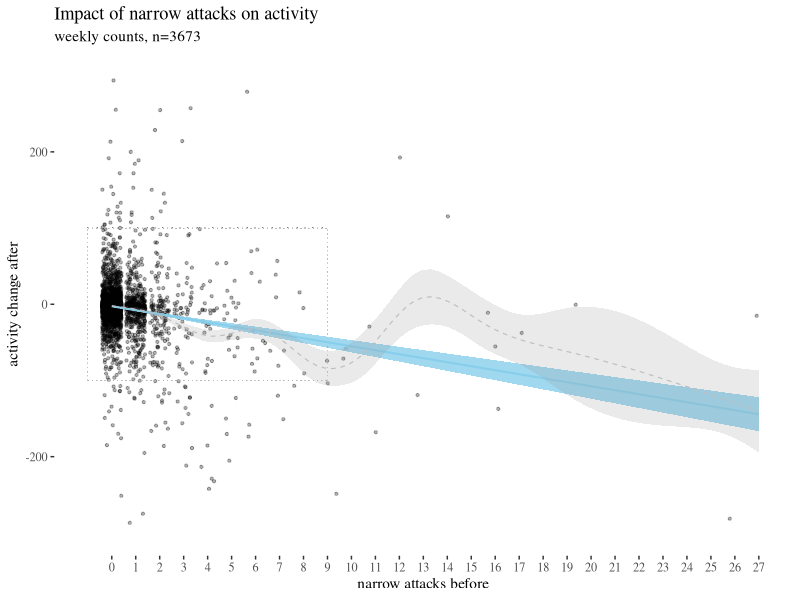
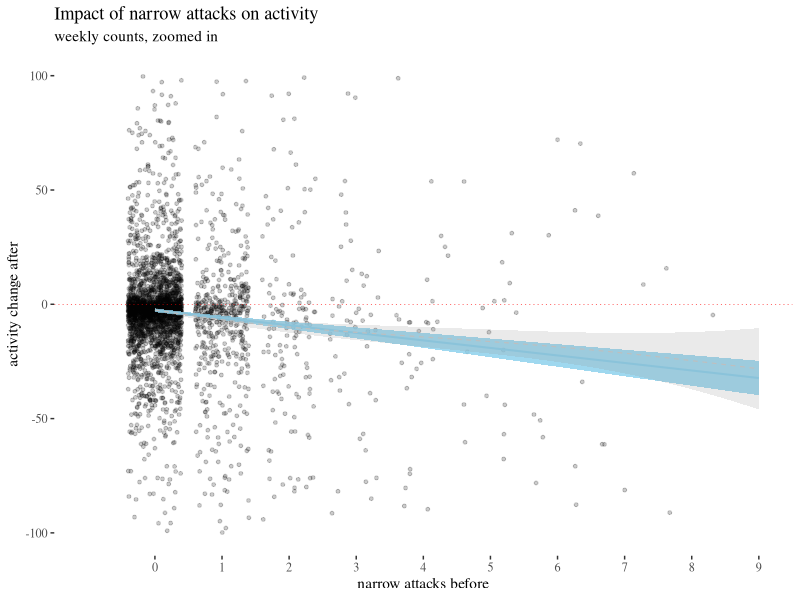
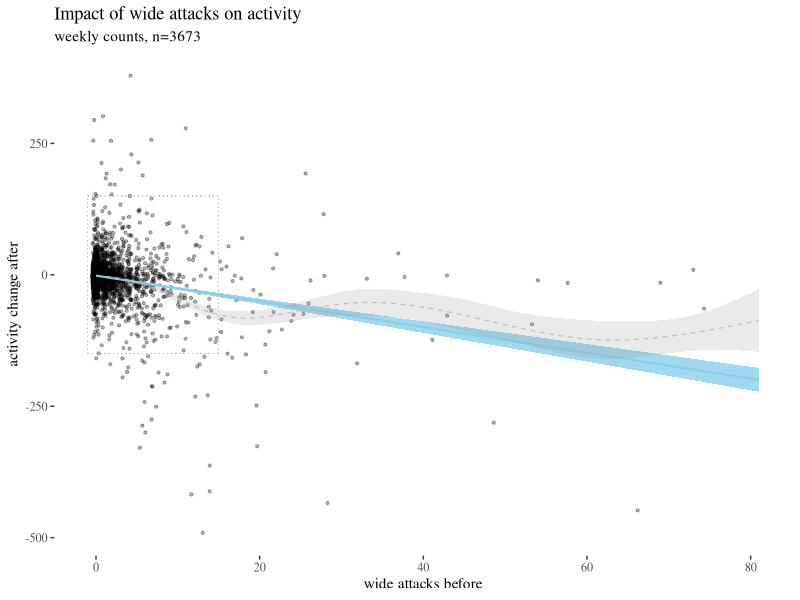
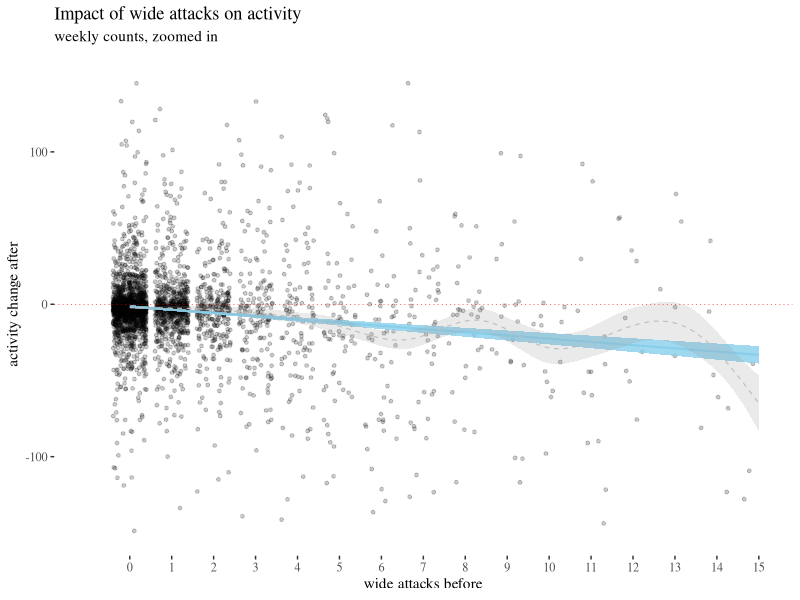
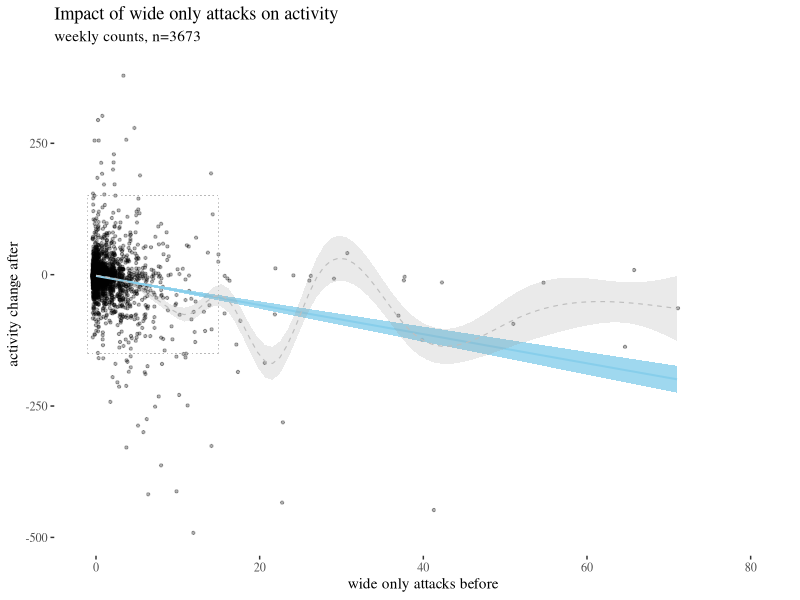
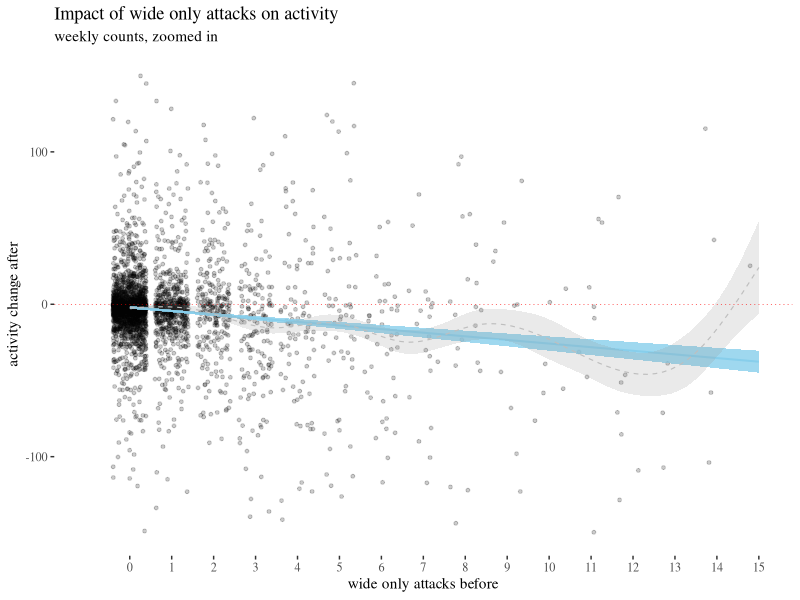
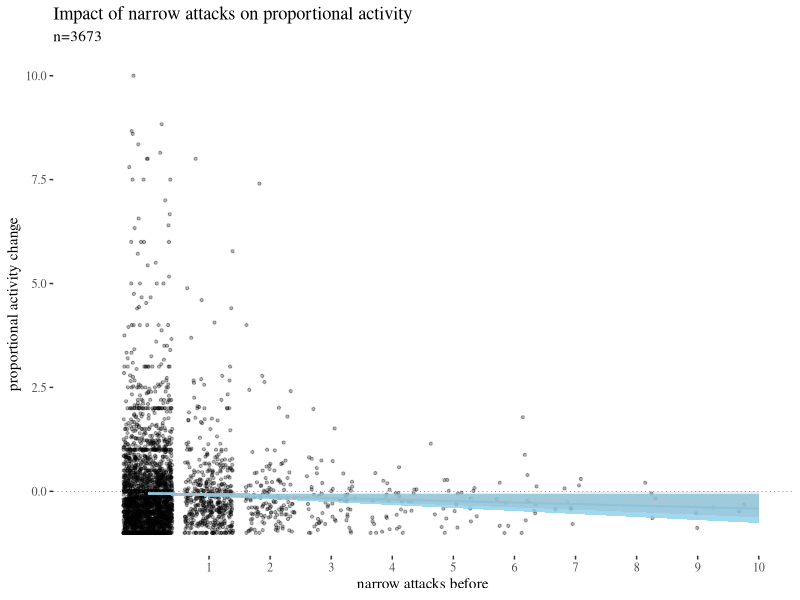
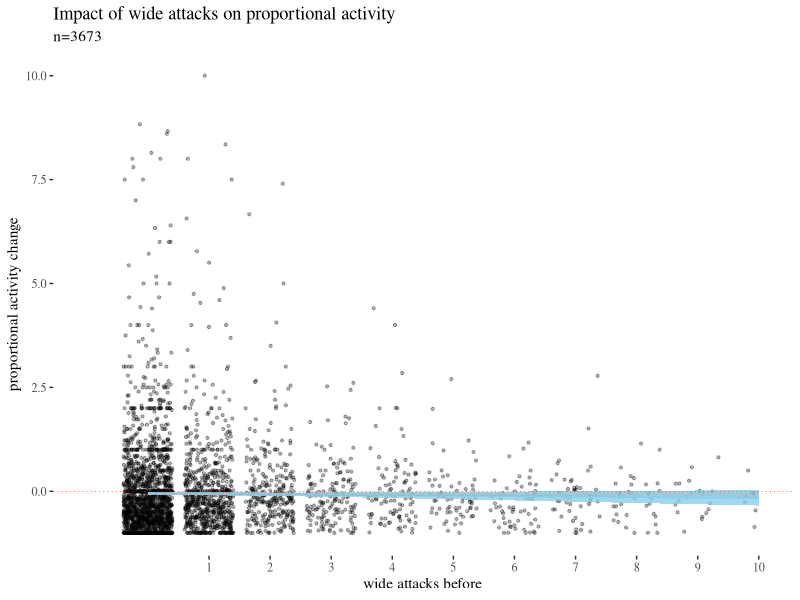

Source code (R) for these figures, in order:
## ---- chunk 1
knitr::opts_knit$set(base.dir = "/home/rafal/UG/UGprojects/redditAttacks",
base.url = "https://rfl-urbaniak.github.io/redditAttacks/")
knitr::opts_chunk$set(fig.path = "images/")
## ---- chunk 2
require("knitr")
#opts_knit$set(root.dir = "../")
options(knitr.kable.NA = '')

library(tidyverse)
library(knitr)
library(kableExtra)
library(formatR)
knitr::opts_chunk$set(tidy.opts = list(width.cutoff = 60), tidy = TRUE)
## ---- chunk 3
#note we load the data here
data <- read.csv("../datasets/quittingFinalAnon.csv")[,-1]
table(data$group)
## ---- chunk 4
dataDisp <- data[,c(1,77:85)]
head(dataDisp)
## ---- chunk 5
library(ggthemes)
th <- theme_tufte()
highPlot <- ggplot(data, aes(x = sumHighBefore, y = activityDiff))+geom_jitter(size=0.8, alpha = 0.3)+
  geom_smooth(method = "lm",color = "skyblue", fill= "skyblue", 
              size = 0.7, alpha = 0.8)+
  scale_x_continuous(breaks = 0:max(data$sumHighBefore),
  limits = c(-1,max(data$sumHighBefore)))+ylim(c(-300,300))+
  geom_smooth(color = "grey", size = 0.4, lty = 2, alpha = 0.2)+   xlab("narrow attacks before")+ ylab("activity change after")+
labs(title = "Impact of narrow attacks on activity", subtitle = "weekly counts, n=3673")+
  geom_segment(aes(x = -1, y = -100, xend = 9, yend = -100), lty = 3, size = 0.1, color = "gray71", alpha = 0.2)+ 
  geom_segment(aes(x = -1, y = 100, xend = 9, yend = 100), lty = 3, size = 0.1, color = "gray71", alpha = 0.2)+
  geom_segment(aes(x = -1, y = -100, xend = -1, yend = 100), lty = 3, size = 0.1, color = "gray71", alpha = 0.2)+ 
  geom_segment(aes(x = 9, y = -100, xend = 9, yend = 100), lty = 3, size = 0.1, color = "gray71", alpha = 0.2)+th


highPlotZoomed <- 
ggplot(data, aes(x = sumHighBefore, y = activityDiff))+geom_jitter(size=1, alpha = 0.2)+geom_smooth(method = "lm",color = "skyblue", fill= "skyblue", size = 0.7, alpha = 0.8)+th+scale_x_continuous(breaks = 0:max(data$sumHighBefore),limits = c(-1,9))+ylim(c(-100,100))+geom_smooth(color = "grey", size = 0.4, lty = 2, alpha = 0.2)+ xlab("narrow attacks before")+ ylab("activity change after")+labs(title = "Impact of narrow attacks on activity", subtitle = "weekly counts, zoomed in")+geom_hline(yintercept = 0, col = "red", size = 0.2, lty = 3)
## ---- chunk 6
highPlot
## ---- chunk 7
highPlotZoomed
## ---- chunk 8
lowPlot <- ggplot(data, aes(x = sumLowBefore, y = activityDiff))+geom_jitter(size=0.8, alpha = 0.3)+geom_smooth(method = "lm",color = "skyblue", fill= "skyblue", size = 0.7, alpha = 0.8)+th+geom_smooth(color = "grey", size = 0.4, lty = 2, alpha = 0.2)+ xlab("wide attacks before")+ ylab("activity change after")+labs(title = "Impact of wide attacks on activity", subtitle = "weekly counts, n=3673") + geom_segment(aes(x = -1, y = -150, xend = 15, yend = -150), lty = 3, size = 0.1, color = "gray71", alpha = 0.2)+ geom_segment(aes(x = -1, y = 150, xend = 15, yend = 150), lty = 3, size = 0.1, color = "gray71", alpha = 0.2)+ geom_segment(aes(x = -1, y = -150, xend = -1, yend = 150), lty = 3, size = 0.1, color = "gray71", alpha = 0.2)+ geom_segment(aes(x = 15, y = -150, xend = 15, yend = 150), lty = 3, size = 0.1, color = "gray71", alpha = 0.2)+xlim(c(-1,max(data$sumLowBefore)))



lowPlotZoomed <- ggplot(data, aes(x = sumLowBefore, y = activityDiff))+geom_jitter(size=1, alpha = 0.2)+geom_smooth(method = "lm",color = "skyblue", fill= "skyblue", size = 0.7, alpha = 0.8)+th+scale_x_continuous(breaks = 0:max(data$sumLowBefore),limits = c(-1,15))+ylim(c(-150,150))+geom_smooth(color = "grey", size = 0.4, lty = 2, alpha = 0.2)+ xlab("wide attacks before")+ ylab("activity change after")+labs(title = "Impact of wide attacks on activity", subtitle = "weekly counts, zoomed in")+geom_hline(yintercept = 0, col = "red", size = 0.2, lty = 3)
## ---- chunk 9
lowPlot
## ---- chunk 10
lowPlotZoomed
## ---- chunk 11
lowOnlyPlot <- ggplot(data, aes(x = (sumLowBefore - sumHighBefore), y = activityDiff))+geom_jitter(size=0.8, alpha = 0.3)+geom_smooth(method = "lm",color = "skyblue", fill= "skyblue", size = 0.7, alpha = 0.8)+th+geom_smooth(color = "grey", size = 0.4, lty = 2, alpha = 0.2)+ xlab("wide only attacks before")+ ylab("activity change after")+labs(title = "Impact of wide only attacks on activity", subtitle = "weekly counts, n=3673") + geom_segment(aes(x = -1, y = -150, xend = 15, yend = -150), lty = 3, size = 0.1, color = "gray71", alpha = 0.2)+ geom_segment(aes(x = -1, y = 150, xend = 15, yend = 150), lty = 3, size = 0.1, color = "gray71", alpha = 0.2)+ geom_segment(aes(x = -1, y = -150, xend = -1, yend = 150), lty = 3, size = 0.1, color = "gray71", alpha = 0.2)+ geom_segment(aes(x = 15, y = -150, xend = 15, yend = 150), lty = 3, size = 0.1, color = "gray71", alpha = 0.2)+xlim(c(-1,max(data$sumLowBefore)))


lowOnlyPlotZoomed <- ggplot(data, aes(x = (sumLowBefore - sumHighBefore), y = activityDiff))+geom_jitter(size=1, alpha = 0.2)+geom_smooth(method = "lm",color = "skyblue", fill= "skyblue", size = 0.7, alpha = 0.8)+th+scale_x_continuous(breaks = 0:max(data$sumLowBefore),limits = c(-1,15))+ylim(c(-150,150))+geom_smooth(color = "grey", size = 0.4, lty = 2, alpha = 0.2)+ xlab("wide only attacks before")+ ylab("activity change after")+labs(title = "Impact of wide only attacks on activity", subtitle = "weekly counts, zoomed in")+geom_hline(yintercept = 0, col = "red", size = 0.2, lty = 3)
## ---- chunk 12
lowOnlyPlot
## ---- chunk 13
lowOnlyPlotZoomed
## ---- chunk 14
rescale <- function(diff,act){
diff/act
}
data$activityScore <- rescale(data$activityDiff,data$activityBefore)

propPlotHigh <- ggplot(data, aes(x = sumHighBefore, y = activityScore))+geom_jitter(size=0.8, alpha = 0.3)+geom_smooth(method = "lm",color = "skyblue", fill= "skyblue", size = 0.7, alpha = 0.8)+th + xlab("narrow attacks before")+ ylab("proportional activity change")+labs(title = "Impact of narrow attacks on proportional activity", subtitle = "n=3673")+scale_y_continuous(limits = c(-1,10))+geom_hline(yintercept = 0, col = "red", size = 0.2, lty = 3)+scale_x_continuous(breaks = 1:15, limits = c(-1,10))+geom_smooth(color = "grey", size = 0.4, lty = 2, alpha = 0.2)

propPlotLow <- ggplot(data, aes(x = sumLowBefore, y = activityScore))+geom_jitter(size=0.8, alpha = 0.3)+geom_smooth(method = "lm",color = "skyblue", fill= "skyblue", size = 0.7, alpha = 0.8)+th + xlab("wide attacks before")+ ylab("proportional activity change")+labs(title = "Impact of wide attacks on proportional activity", subtitle = "n=3673")+scale_y_continuous(limits = c(-1,10))+geom_hline(yintercept = 0, col = "red", size = 0.2, lty = 3)+scale_x_continuous(breaks = 1:15, limits = c(-1,10))+geom_smooth(color = "grey", size = 0.4, lty = 2, alpha = 0.2)


propPlotLowOnly <- ggplot(data, aes(x = sumLowBefore-sumHighBefore, y = activityScore))+geom_jitter(size=0.8, alpha = 0.3)+geom_smooth(method = "lm",color = "skyblue", fill= "skyblue", size = 0.7, alpha = 0.8)+th + xlab("wide only attacks before")+ ylab("proportional activity change")+labs(title = "Impact of wide only attacks on proportional activity", subtitle = "n=3673")+scale_y_continuous(limits = c(-1,10))+geom_hline(yintercept = 0, col = "red", size = 0.2, lty = 3)+scale_x_continuous(breaks = 1:15, limits = c(-1,10))+geom_smooth(color = "grey", size = 0.4, lty = 2, alpha = 0.2)

## ---- chunk 15
propPlotHigh
## ---- chunk 16
propPlotLow
## ---- chunk 17
propPlotLowOnly
## ---- chunk 18
counts <- t(table(data$sumHighBefore)) 
counts <- rbind(counts,counts)
counts[1,] <- as.numeric(colnames(counts))
colnames(counts) <- NULL
rownames(counts) <-  c("no. of attacks", "count")
counts
## ---- chunk 19
attacks <- 0:8 
max <- max(attacks)
low <- numeric(max+1)
high <- numeric(max+1)
m <- numeric(max+1)
p <- numeric(max+1)
t <- list()

for(attacks in attacks){
t[[attacks+1]] <- t.test(data[data$sumHighBefore == attacks,]$activityDiff)

low[attacks+1] <- t[[attacks+1]]$conf.int[1]
high[attacks+1] <- t[[attacks+1]]$conf.int[2]
m[attacks+1] <- t[[attacks+1]]$estimate
p[attacks+1] <- t[[attacks+1]]$p.value
}
highTable<-as.data.frame(round(rbind(0:8,low, m, high, p),3))
rownames(highTable) <- c("attacks","CIlow","estimated m", "CIhigh", "p-value")
## ---- chunk 20
highTableLong <- round(data.frame(attacks = 0:8, low, m, high, p),3)

highTableBar <- ggplot(highTableLong)+ geom_bar(aes(x=attacks,y=m), stat="identity", fill = "skyblue", alpha= 0.5)+
  geom_errorbar( aes(x=attacks, ymin=low, ymax=high), width=0.4, colour="seashell3", alpha=0.9, size=0.3)+th+xlab("narrow attacks")+ylab("mean activity change")+
  geom_text(aes(x=attacks, y=low-20,
                label=p), size = 2)+labs(title = "Mean impact of narrow attacks on  weekly activity", subtitle = "with 95% confidence intervals and p-values")+
  scale_x_continuous(labels = 0:8, breaks= 0:8)

highTableBar6 <- ggplot(highTableLong[highTableLong$attacks < 6 ,])+ 
  geom_bar(aes(x=attacks,y=m), stat="identity", fill = "skyblue", alpha= 0.5)+
  geom_errorbar( aes(x=attacks, ymin=low, ymax=high), width=0.4, colour="seashell3", alpha=0.9, size=0.3)+th+xlab("narrow attacks")+ylab("mean activity change")+
  geom_text(aes(x=attacks, y=low-20,label=p), size = 2)+
      labs(title = "Mean impact of narrow attacks <6 on  weekly activity",
       subtitle = "with 95% confidence intervals and p-values")+
  scale_x_continuous(labels = 0:5, breaks= 0:5)

highTableBar3 <- ggplot(highTableLong[highTableLong$attacks < 3 ,])+ geom_bar(aes(x=attacks,y=m), stat="identity", fill = "skyblue", alpha= 0.5)+
  geom_errorbar( aes(x=attacks, ymin=low, ymax=high), width=0.4, colour="seashell3", alpha=0.9, size=0.3)+th+xlab("narrow attacks")+ylab("mean activity change")+
  geom_text(aes(x=attacks, y=low-5, label=p), size = 2)+
    labs(title = "Mean impact of narrow attacks <3 on  weekly activity", subtitle = "with 95% confidence intervals and p-values")+scale_x_continuous(labels = 0:2, breaks= 0:2)
## ---- chunk 21
attacks <- 0:8
max <- max(attacks)
lowL <- numeric(max+1)
highL <- numeric(max+1)
mL <- numeric(max+1)
pL <- numeric(max+1)
tL <- list()

for(attacks in attacks){
tL[[attacks+1]] <- t.test(data[data$sumLowBefore == attacks,]$activityDiff)

lowL[attacks+1] <- t[[attacks+1]]$conf.int[1]
highL[attacks+1] <- t[[attacks+1]]$conf.int[2]
mL[attacks+1] <- t[[attacks+1]]$estimate
pL[attacks+1] <- t[[attacks+1]]$p.value
}
lowTable<-as.data.frame(round(rbind(0:8,lowL, mL, highL, pL),3))
rownames(lowTable) <- c("attacks","CIlow","estimated m", "CIhigh", "p-value")


attacks <- 0:8
max <- max(attacks)
lowLo <- numeric(max+1)
highLo <- numeric(max+1)
mLo <- numeric(max+1)
pLo <- numeric(max+1)
tLo <- list()

for(attacks in attacks){
tLo[[attacks+1]] <- t.test(data[data$sumLowBefore -
                data$sumHighBefore == attacks,]$activityDiff)

lowLo[attacks+1] <- t[[attacks+1]]$conf.int[1]
highLo[attacks+1] <- t[[attacks+1]]$conf.int[2]
mLo[attacks+1] <- t[[attacks+1]]$estimate
pLo[attacks+1] <- t[[attacks+1]]$p.value
}
lowOnlyTable<-as.data.frame(round(rbind(0:8,lowLo, mLo, highLo, pLo),3))
rownames(lowTable) <- c("attacks","CIlow","estimated m", "CIhigh", "p-value")

## ---- chunk 22
lowTableLong <- round(data.frame(attacks = 0:8, lowL, mL, highL, pL),3)

lowTableBar <- ggplot(lowTableLong)+ geom_bar(aes(x=attacks,y=m), stat="identity", fill = "skyblue", alpha= 0.5)+
  geom_errorbar( aes(x=attacks, ymin=low, ymax=high), width=0.4, colour="seashell3", alpha=0.9, size=0.3)+th+xlab("wide attacks")+ylab("mean activity change")+
  geom_text(aes(x=attacks, y=low-20,
                label=round(p,3)), size = 2)+labs(title = "Mean impact of wide attacks on  weekly activity", subtitle = "with 95% confidence intervals and p-values")+scale_x_continuous(labels = 0:8, breaks= 0:8)


lowOnlyTableLong <- round(data.frame(attacks = 0:8, lowLo, mLo, highLo, pLo),3)

lowOnlyTableBar <- ggplot(lowOnlyTableLong)+ geom_bar(aes(x=attacks,y=m), stat="identity", fill = "skyblue", alpha= 0.5)+
  geom_errorbar( aes(x=attacks, ymin=low, ymax=high), width=0.4, colour="seashell3", alpha=0.9, size=0.3)+th+xlab("wide only attacks")+ylab("mean activity change")+
  geom_text(aes(x=attacks, y=low-20,
                label=round(p,3)), size = 2)+labs(title = "Mean impact of wide only attacks on  weekly activity", subtitle = "with 95% confidence intervals and p-values")+scale_x_continuous(labels = 0:8, breaks= 0:8)
## ---- chunk 23
highTable
## ---- chunk 24
lowTable
## ---- chunk 25
lowOnlyTable
## ---- chunk 26
highTableBar
## ---- chunk 27
highTableBar6
## ---- chunk 28
highTableBar3
## ---- chunk 29
lowTableBar
## ---- chunk 30
lowOnlyTableBar
## ---- chunk 31
h6 <- data[data$sumHighBefore == 6,]
h7 <- data[data$sumHighBefore == 7,]
h8 <- data[data$sumHighBefore == 8,]

# power for 6 attacks
a <- mean(data$activityDiff)
s <- sd(h7$activityDiff)
n <- 8
error <- qt(0.975,df=n-1)*s/sqrt(n)
left <- a-error
right <- a+error
assumed <- a - 80
tleft <- (left-assumed)/(s/sqrt(n))
tright <- (right-assumed)/(s/sqrt(n))
p <- pt(tright,df=n-1)-pt(tleft,df=n-1)
power6 <- 1-p
power6

# power for 7 attacks
a <- mean(data$activityDiff)
s <- sd(h7$activityDiff)
n <- 8
error <- qt(0.975,df=n-1)*s/sqrt(n)
left <- a-error
right <- a+error
assumed <- a - 80
tleft <- (left-assumed)/(s/sqrt(n))
tright <- (right-assumed)/(s/sqrt(n))
p <- pt(tright,df=n-1)-pt(tleft,df=n-1)
power7 <-1-p
power7

# power for 8 attacks
a <- mean(data$activityDiff)
s <- sd(h8$activityDiff)
n <- 4
error <- qt(0.975,df=n-1)*s/sqrt(n)
left <- a-error
right <- a+error
assumed <- a - 80
tleft <- (left-assumed)/(s/sqrt(n))
tright <- (right-assumed)/(s/sqrt(n))
p <- pt(tright,df=n-1)-pt(tleft,df=n-1)
power8 <- 1-p
power8
